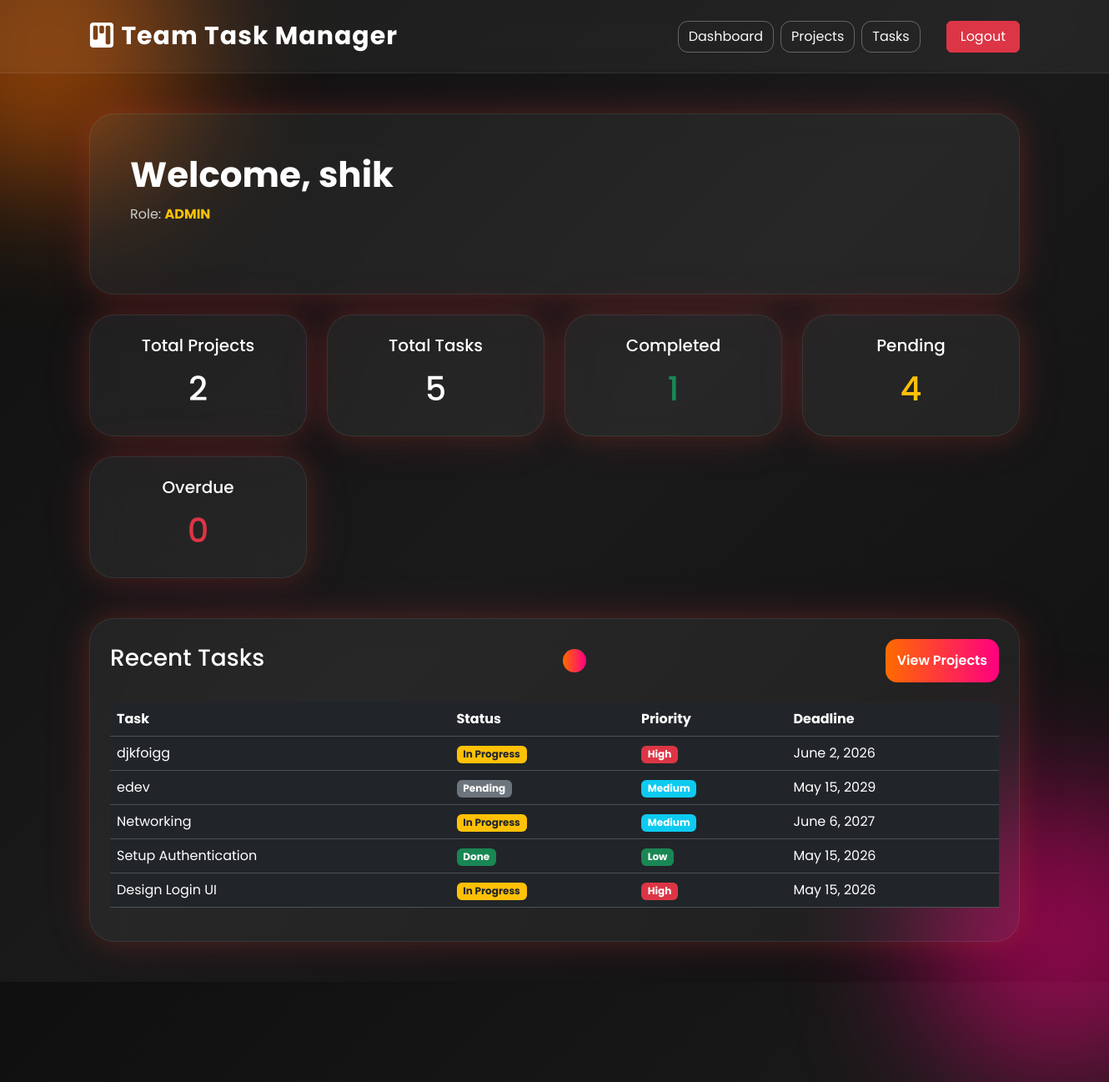
The app's page / (signed in) with its own data.
### users/models.py (models this page shows, shortened)
class User(AbstractUser):
    ROLE_CHOICES = (
        ('ADMIN', 'Admin'),
        ('MEMBER', 'Member'),
    )
    role = models.CharField(
        max_length=10,
        choices=ROLE_CHOICES,
        default='MEMBER'
    )

### tasks/models.py (models this page shows, shortened)
class Task(models.Model):
    STATUS_CHOICES = (
        ('TODO', 'Todo'),
        ('IN_PROGRESS', 'In Progress'),
        ('DONE', 'Done'),
    )
    PRIORITY_CHOICES = (
        ('LOW', 'Low'),
        ('MEDIUM', 'Medium'),
        ('HIGH', 'High'),
    )
    title = models.CharField(max_length=200)
    description = models.TextField()
    project = models.ForeignKey(
        Project,
        on_delete=models.CASCADE,
        related_name='tasks'
    )
    assigned_to = models.ForeignKey(
        settings.AUTH_USER_MODEL,
        on_delete=models.CASCADE,
        related_name='tasks'
    )
    deadline = models.DateField()
    status = models.CharField(
        max_length=20,
        choices=STATUS_CHOICES,
        default='TODO'
    )
    priority = models.CharField(
        max_length=20,
        choices=PRIORITY_CHOICES,
        default='MEDIUM'
    )
    created_at = models.DateTimeField(auto_now_add=True)

### users/views.py (the view)
# urls.py: path('', dashboard, name='home'),
@login_required
def dashboard(request):
    total_projects = Project.objects.count()
    total_tasks = Task.objects.count()
    completed_tasks = Task.objects.filter(
        status='DONE'
    ).count()
    pending_tasks = Task.objects.exclude(
        status='DONE'
    ).count()
    overdue_tasks = Task.objects.filter(
    deadline__lt=now().date()
    ).exclude(status='DONE').count()
    recent_tasks = Task.objects.order_by('-id')[:5]
    context = {
        'total_projects': total_projects,
        'total_tasks': total_tasks,
        'completed_tasks': completed_tasks,
        'pending_tasks': pending_tasks,
        'overdue_tasks': overdue_tasks,
        'recent_tasks': recent_tasks,
    }
    return render(
        request,
        'users/dashboard.html',
        context
    )

### templates/users/dashboard.html
{% extends 'base.html' %}
{% block content %}
<div class="row">
    <div class="col-md-12">
        <div class="glass-card p-5 mb-4">
            <h1 class="main-title text-start">
                Welcome, {{ request.user.username }}
            </h1>
            <p class="sub-title text-start">
                Role:
                <span class="fw-bold text-warning">
                    {{ request.user.role }}
                </span>
            </p>
        </div>
    </div>
</div>
<div class="row g-4">
    <div class="col-md-3">
        <div class="glass-card p-4 text-center">
            <h5>Total Projects</h5>
            <h1 class="mt-3">
                {{total_projects}}
            </h1>
        </div>
    </div>
    <div class="col-md-3">
        <div class="glass-card p-4 text-center">
            <h5>Total Tasks</h5>
            <h1 class="mt-3">
                {{total_tasks}}
            </h1>
        </div>
    </div>
    <div class="col-md-3">
        <div class="glass-card p-4 text-center">
            <h5>Completed</h5>
            <h1 class="mt-3 text-success">
                {{completed_tasks}}
            </h1>
        </div>
    </div>
    <div class="col-md-3">
        <div class="glass-card p-4 text-center">
            <h5>Pending</h5>
            <h1 class="mt-3 text-warning">
                {{pending_tasks}}
            </h1>
        </div>
    </div>
    <div class="col-md-3">
    <div class="glass-card p-4 text-center">
        <h5>Overdue</h5>
        <h1 class="mt-3 text-danger">
            {{ overdue_tasks }}
        </h1>
    </div>
</div>
</div>
<div class="row mt-5">
    <div class="col-md-12">
        <div class="glass-card p-4">
            <div class="d-flex justify-content-between align-items-center mb-4">
                <h3>
                    Recent Tasks
                </h3>
                <a href="#" class="btn btn-modern">
                    <a href="/projects/"
class="btn btn-modern">
    View Projects
</a>
                </a>
            </div>
            <table class="table table-dark table-hover align-middle">
                <thead>
                    <tr>
                        <th>Task</th>
                        <th>Status</th>
                        <th>Priority</th>
                        <th>Deadline</th>
                    </tr>
                </thead>
<tbody>
    {% for task in recent_tasks %}
    <tr>
        <td>
            {{ task.title }}
        </td>
        <td>
            {% if task.status == 'DONE' %}
                <span class="badge bg-success">
                    Done
                </span>
            {% elif task.status == 'IN_PROGRESS' %}
                <span class="badge bg-warning text-dark">
                    In Progress
                </span>
            {% else %}
                <span class="badge bg-secondary">
                    Pending
                </span>
            {% endif %}
        </td>
        <td>
            {% if task.priority == 'HIGH' %}
                <span class="badge bg-danger">
                    High
                </span>
            {% elif task.priority == 'MEDIUM' %}
                <span class="badge bg-info">
                    Medium
                </span>
            {% else %}
                <span class="badge bg-success">
                    Low
                </span>
            {% endif %}
        </td>
        <td>
            {{ task.deadline }}
        </td>
    </tr>
    {% empty %}
    <tr>
        <td colspan="4" class="text-center">
            No tasks available
        </td>
    </tr>
    {% endfor %}
</tbody>
            </table>
        </div>
    </div>
</div>
{% endblock %}

### templates/base.html (style rules this page uses)
* { margin:0; padding:0; box-sizing:border-box; }
body { font-family:'Poppins',sans-serif; min-height:100vh; overflow-x:hidden; background: linear-gradient( 135deg, #0f0f0f, #1a1a1a, #111111); position:relative; }
.glass-card { background:rgba(255,255,255,0.06); border:1px solid rgba(255,255,255,0.08); backdrop-filter:blur(18px); border-radius:30px; box-shadow: 0 0 30px rgba(255,107,0,0.15), 0 0 60px rgba(255,0,128,0.12); color:white; transition:0.4s; }
.main-title { font-size:42px; font-weight:700; text-align:center; margin-bottom:10px; color:white; }
.sub-title { text-align:center; color:#cfcfcf; margin-bottom:35px; }
.btn-modern { background:linear-gradient( to right, #ff6b00, #ff0080); border:none; border-radius:14px; padding:14px; font-weight:600; font-size:16px; transition:0.3s; color:white; }

### records on screen
User: user.username "shik", user.role "ADMIN"
Task: title "djkfoigg", status "In Progress", priority "High", deadline "June 2, 2026"
Task: title "edev", status "Pending", priority "Medium", deadline "May 15, 2029"
Task: title "Networking", status "In Progress", priority "Medium", deadline "June 6, 2027"
Task: title "Setup Authentication", status "Done", priority "Low", deadline "May 15, 2026"
Task: title "Design Login UI", status "In Progress", priority "High", deadline "May 15, 2026"

### other values on screen
{{ total_projects }} "2"
{{ total_tasks }} "5"
{{ completed_tasks }} "1"
{{ pending_tasks }} "4"
{{ overdue_tasks }} "0"
